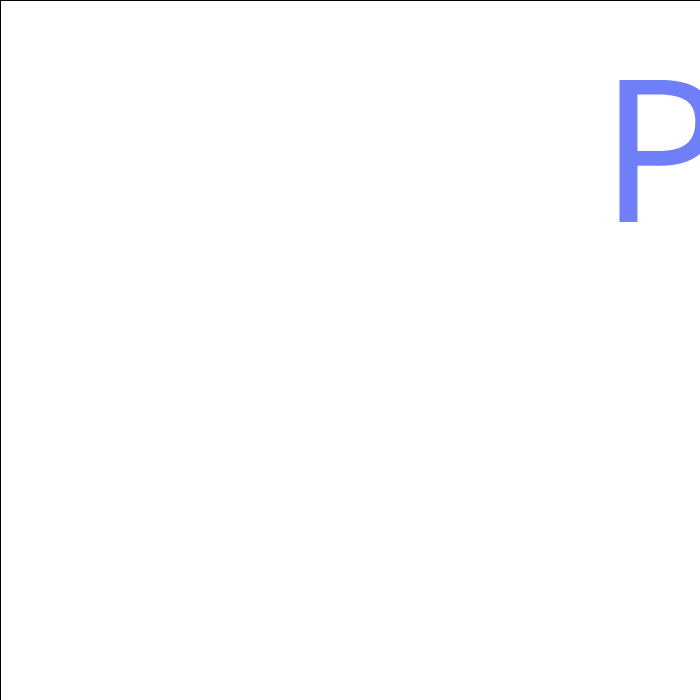
Frame 1 (no input)
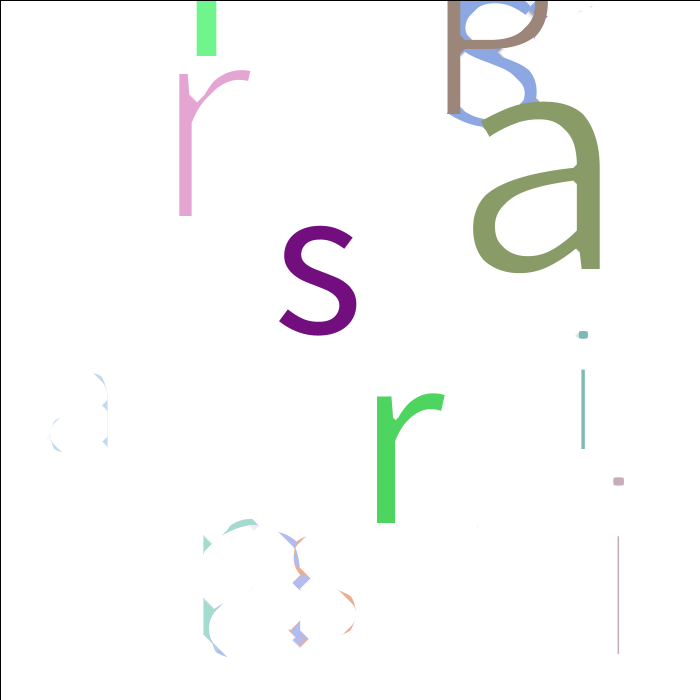
Frame 60 (the mouse pressed at the canvas centre just before this capture)
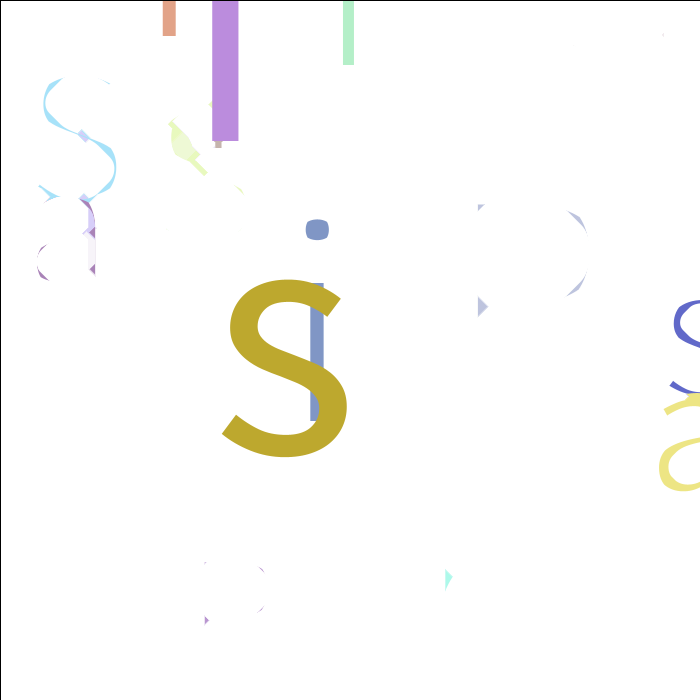
Frame 120 (the mouse held since frame 60 and released just before this capture)

The Processing sketch that drew these frames (run headless with seeded random() and noise(); from frame 60 on, the mouse is pressed at the canvas centre):

// Processing sketch: processing_169365
// ── processing_169365.pde

String str = new String("Paris");
int i;

void setup() {
  frameRate(10);
  size(700, 700);   
  background(255); // nero per switchColor, bianco per !switchColor
}

void draw() {
  animationChar(str.charAt(i), false, 0, 255);
  i++;
  i %= str.length();

  //animationString(str, false, 0, 255);
}

void animationChar(char c, boolean switchColor, int hue_1, int hue_2) {
  colorMode(HSB);

  if (switchColor) {
    filter(ERODE);
    fill(0, 20);
  } else {
    filter(DILATE);
    fill(255, 20);
  }
  rect(0, 0, width, height);

  fill(random(hue_1, hue_2), random(100, 255), random(100, 255));
  if (width < height)
    textSize(random(width / 4, width / 2));
  else {
    textSize(random(height / 4, height / 2));
  }
  text(c, random(width), random(height));
}

void animationString(String s, boolean switchColor, int hue_1, int hue_2) {
  colorMode(HSB);

  if (switchColor) {
    filter(ERODE);
    fill(0, 20);
  } else {
    filter(DILATE);
    fill(255, 20);
  }
  rect(0, 0, width, height);

  fill(random(hue_1, hue_2), random(100, 255), random(100, 255));
  textAlign(CENTER);
  if (width < height)
    textSize(random(width / 4, width / 2));
  else {
    textSize(random(height / 4, height / 2));
  }
  text(s, random(width), random(height));
}
